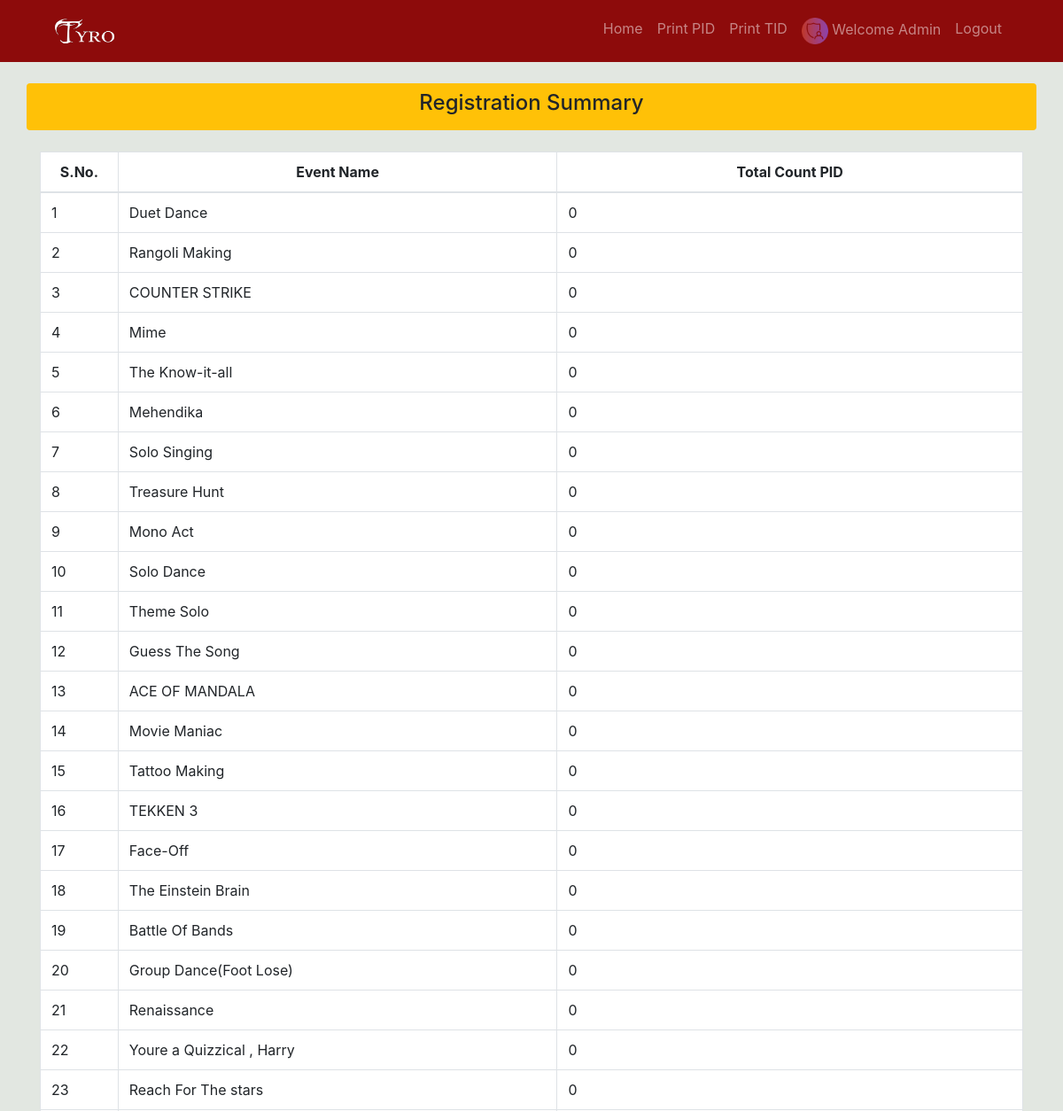
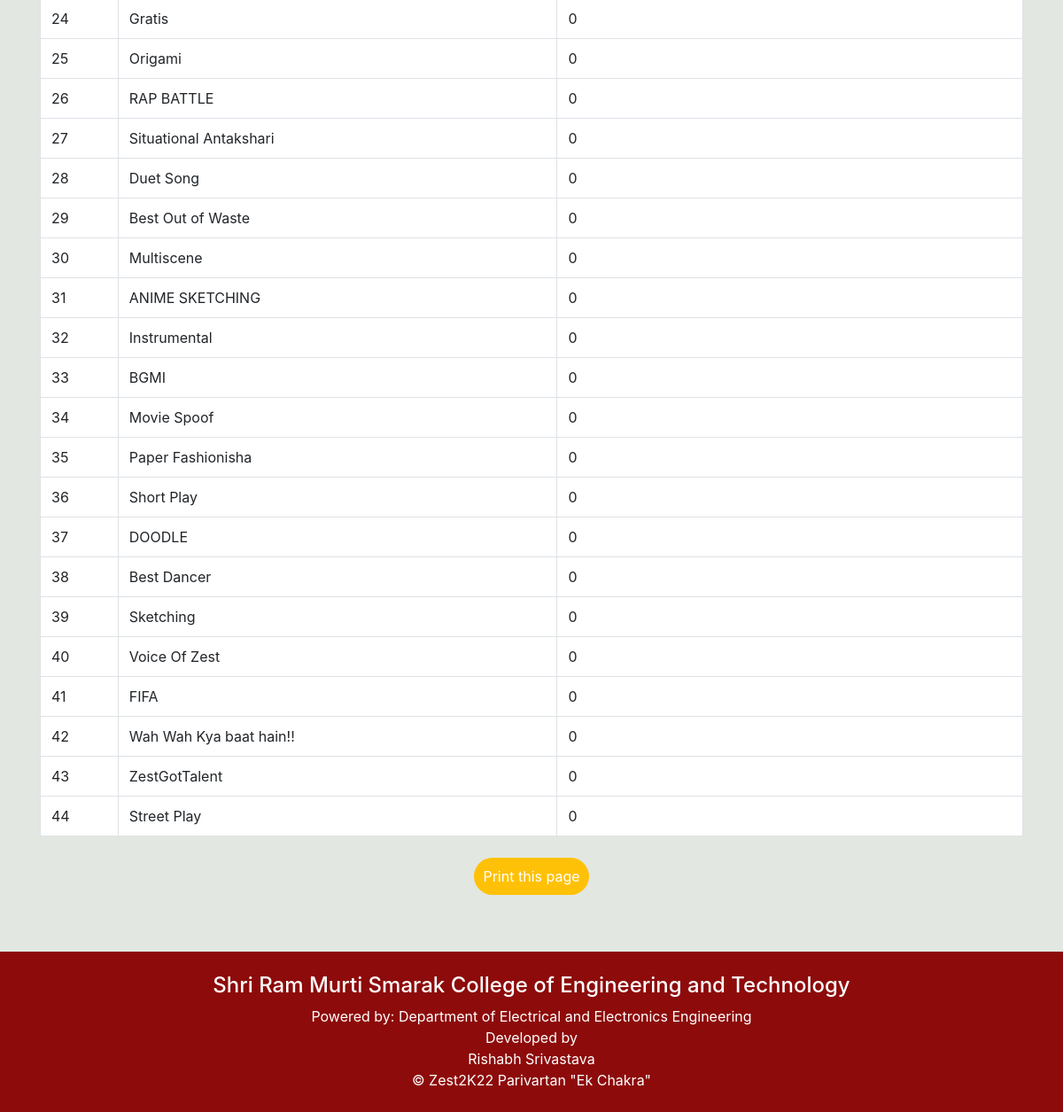
The page /regportal/admin/event_summary.php on the database its author committed (2 pictures, top to bottom).
### tables this page shows
CREATE TABLE `sign` (
  `id` int(10) NOT NULL,
  `name` varchar(25) NOT NULL,
  `username` varchar(25) NOT NULL,
  `password` varchar(25) NOT NULL,
  `level` varchar(20) NOT NULL
);

CREATE TABLE `events` (
  `sln` int(100) NOT NULL,
  `eid` int(100) NOT NULL,
  `event_name` varchar(250) DEFAULT NULL,
  `event_start_time` time(6) NOT NULL,
  `event_end_time` time(6) NOT NULL,
  `event_date` date NOT NULL,
  `pid` varchar(12) DEFAULT NULL,
  `event_venue` varchar(250) DEFAULT NULL,
  `event_type` varchar(250) DEFAULT NULL,
  `event_reg` int(100) NOT NULL
);

### regportal/admin/event_summary.php (the view, shortened to what this page needs)
<?php include('connection.php')?>
<?php
$counter = 0;
$sql = 'SELECT * FROM events';
$retval = mysqli_query($con,$sql);
?>
<?php include('includes/head.php')?>
<body>
<?php include('includes/navbar.php')?>
  <div class="container">
    <div class="row rounded mt-4 bg-warning">
      <div class="col-md-12 p-2 text-center">
        <h4>Registration Summary</h4>
      </div>
    </div>
    <div class="row mt-4">
      <div class="col-md-12">
        <table class="table table-bordered table-hover bg-white">
          <thead>
            <tr class="text-center">
            <th scope="col" style="width:5%">S.No.</th>
              <th scope="col" style="width:33%">Event Name </th>
              <th scope="col" style="width:35%">Total Count PID</th>
            </tr>
          </thead>
          <tbody>
          <?php
   while ($row = mysqli_fetch_assoc($retval)) {
    ?>
     <tr>
     <td><?php echo ++$counter; ?></td>
      <td>
        <?php
         echo $row["event_name"]
         ?>
      </td>
      <?php
      $sql1 = mysqli_num_rows(mysqli_query($con , "SELECT * FROM audience Where reg_event = '".$row["event_name"]."' "));?>
      <td> <?php echo $sql1?> </td>
    </tr>
    <?php
   }
   ?>
          </tbody>
        </table>
      </div>
    </div>
    <div class="row d-print-none">
      <div class="col-md-12 mt-2  text-center">
        <form>
          <input class="btn btn-color serach-btn " type="button" value="Print this page" onClick="window.print()">
        </form>
      </div>
    </div>
  </div>
<?php include('includes/footer.php')?>

### regportal/admin/includes/navbar.php (shortened to what this page needs)
<?php include('../connection.php')?>
<?php
$qy1 ='SELECT * from sign';
$rst1 = mysqli_query($con,$qy1);
$level1 = mysqli_fetch_assoc($rst1);
?>
<div class="concontainer-fluid nav_bg px-0 fixed-top">
  <div class="container">
  <div class="row">
    <div class="col-md-12 py-1">
      <nav class="navbar navbar-expand-lg navbar-dark">
        <a class="navbar-brand" href="#">
          <img src="../assets/images/tyro.png" alt="" width="70" height="30"
            class="d-inline-block align-text-top">
        </a>
        <div class="collapse navbar-collapse" id="navbarSupportedContent">
          <ul class="navbar-nav ml-auto ">
            <li class="nav-item">
              <a href="index.php" class="nav-link">Home</a>
            </li>
            <li class="nav-item">
              <a href="find_pid.php" class="nav-link">Print PID</a>
            </li>
            <li class="nav-item">
              <a href="find_tid.php" class="nav-link">Print TID</a>
            </li>
            <li class="nav-item">
              <a class="nav-link " href="profile.php" > <img width="30px"src="images/<?php echo $level1['level']; ?>.png"> Welcome <?php echo $level1['level']; ?> </a>
            </li>
            <li class="nav-item">
              <a href="logout.php" class="nav-link">Logout</a>
            </li>
          </ul>
        </div>
      </nav>
    </div>
  </div>
  </div>
</div>

### regportal/admin/css/style.css (style rules this page uses)
:root { --theme: #8d0b0b; --bgcolor: #126364; --yellow: r; }
body { background: #E2E7E1; min-height: 100vh; }
.nav_bg { background-color: var(--theme); }
.btn { width: 130px; padding: 8px 0; border-radius: 25px; background-color: #ffc107; }

### regportal/admin/includes/head.php (style rules this page uses)
body { padding-top: 70px; }

### rows shown on the page
sign: level (picture), level "Admin"
events: event_name "Duet Dance", sql1 "0"
events: event_name "Rangoli Making", sql1 "0"
events: event_name "COUNTER STRIKE", sql1 "0"
events: event_name "Mime", sql1 "0"
events: event_name "The Know-it-all", sql1 "0"
events: event_name "Mehendika", sql1 "0"
events: event_name "Solo Singing", sql1 "0"
events: event_name "Treasure Hunt", sql1 "0"
events: event_name "Mono Act", sql1 "0"
events: event_name "Solo Dance", sql1 "0"
events: event_name "Theme Solo", sql1 "0"
events: event_name "Guess The Song", sql1 "0"
events: event_name "ACE OF MANDALA", sql1 "0"
events: event_name "Movie Maniac", sql1 "0"
events: event_name "Tattoo Making", sql1 "0"
events: event_name "TEKKEN 3", sql1 "0"
events: event_name "Face-Off", sql1 "0"
events: event_name "The Einstein Brain", sql1 "0"
events: event_name "Battle Of Bands", sql1 "0"
events: event_name "Group Dance(Foot Lose)", sql1 "0"
events: event_name "Renaissance", sql1 "0"
events: event_name "Youre a Quizzical , Harry", sql1 "0"
events: event_name "Reach For The stars", sql1 "0"
events: event_name "Gratis", sql1 "0"
events: event_name "Origami", sql1 "0"
events: event_name "RAP BATTLE", sql1 "0"
events: event_name "Situational Antakshari", sql1 "0"
events: event_name "Duet Song", sql1 "0"
events: event_name "Best Out of Waste", sql1 "0"
events: event_name "Multiscene", sql1 "0"
events: event_name "ANIME SKETCHING", sql1 "0"
events: event_name "Instrumental", sql1 "0"
events: event_name "BGMI", sql1 "0"
events: event_name "Movie Spoof", sql1 "0"
events: event_name "Paper Fashionisha", sql1 "0"
events: event_name "Short Play", sql1 "0"
events: event_name "DOODLE", sql1 "0"
events: event_name "Best Dancer", sql1 "0"
events: event_name "Sketching", sql1 "0"
events: event_name "Voice Of Zest", sql1 "0"
events: event_name "FIFA", sql1 "0"
events: event_name "Wah Wah Kya baat hain!!", sql1 "0"
events: event_name "ZestGotTalent", sql1 "0"
events: event_name "Street Play", sql1 "0"
